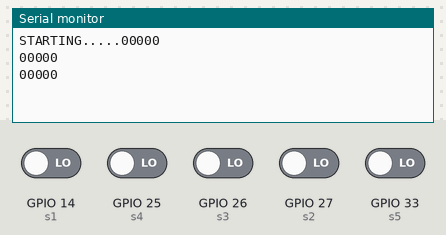
Bench run of a sketch on a simulated ESP32. Parts: the last lines printed to the serial monitor. The test bench sets the inputs (shaded band); at power-on: GPIO 14 (s1), GPIO 25 (s4), GPIO 26 (s3), GPIO 27 (s2), GPIO 33 (s5) LOW.

Above: at 3.8 s.
3.9 s: GPIO 14 (s1) driven HIGH
At 4.8 s:
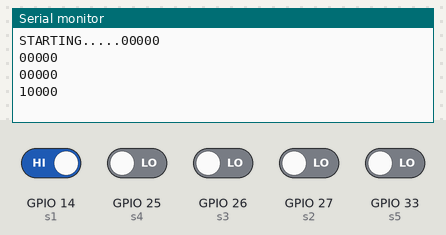
5.4 s: GPIO 25 (s4) driven HIGH
At 6.7 s:
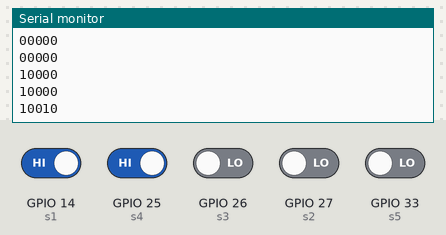
6.9 s: GPIO 26 (s3) driven HIGH
At 7.5 s:
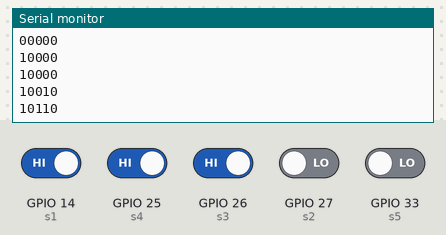
8.4 s: GPIO 27 (s2) driven HIGH
At 9.7 s:
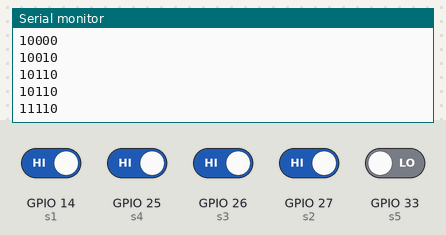
9.9 s: GPIO 33 (s5) driven HIGH
At 10.8 s:
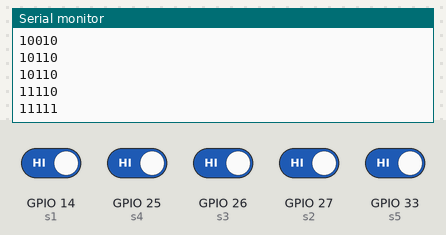
11.4 s: GPIO 14 (s1) driven LOW
At 12.6 s:
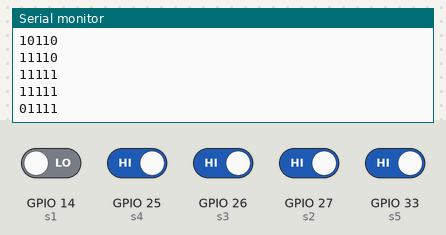
Timing chart, 0 to 13.9 s (numbered marks = the images above; inputs shaded):
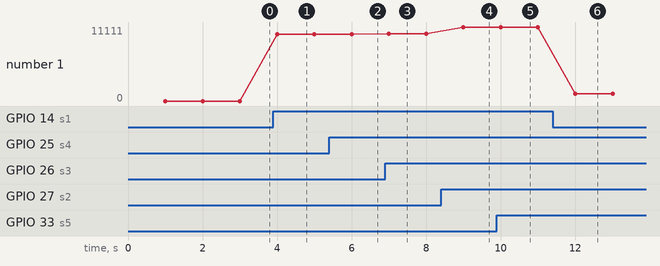

The sketch:

robotron.ino
```cpp
int sen[5];
int s1 = 14;
int s2 = 27;
int s3 = 26;
int s4 = 25;
int s5 = 33;

void sensor_values(){
  sen[0] = digitalRead(s1);
  sen[1] = digitalRead(s2);
  sen[2] = digitalRead(s3);
  sen[3] = digitalRead(s4);
  sen[4] = digitalRead(s5);

}


void setup() {
  pinMode(s1, INPUT);
  pinMode(s2, INPUT);
  pinMode(s3, INPUT);
  pinMode(s4, INPUT);
  pinMode(s5, INPUT);
  Serial.begin(9600);
  Serial.print("STARTING.....");

}

void loop() {
  delay(1000);
  sensor_values();
    for (uint8_t i = 0; i < 5; i++)
  {
    Serial.print(sen[i]);}
   Serial.println();
}
```

Measured:
- after the input at 3.9 s, the serial monitor: prints a new line after 0.10 s (image 1)
- after the input at 5.4 s, the serial monitor: prints a new line after 0.60 s (image 2)
- after the input at 6.9 s, the serial monitor: prints a new line after 0.10 s (image 3)
- after the input at 8.4 s, the serial monitor: prints a new line after 0.60 s (image 4)
- after the input at 9.9 s, the serial monitor: prints a new line after 0.10 s (image 5)
- after the input at 11.4 s, the serial monitor: prints a new line after 0.60 s (image 6)
- plotted number 1: 0 → 10000 after the input at 3.9 s, 10000 → 10010 after the input at 5.4 s, 10010 → 10110 after the input at 6.9 s, 10110 → 11110 after the input at 8.4 s, 11110 → 11111 after the input at 9.9 s
